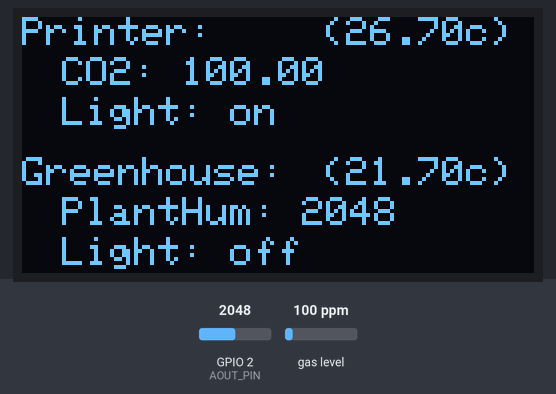
This program was run on a simulated ESP32. Shown: 128×64 one-colour display. Inputs (shaded band) come from the test bench; at power-on: gas level 100 ppm, GPIO 2 (AOUT_PIN) = 2048. What the program prints to the serial monitor is not drawn.

Above: at 1.2 s.
1.3 s: gas level set to 20 ppm
At 2.2 s:
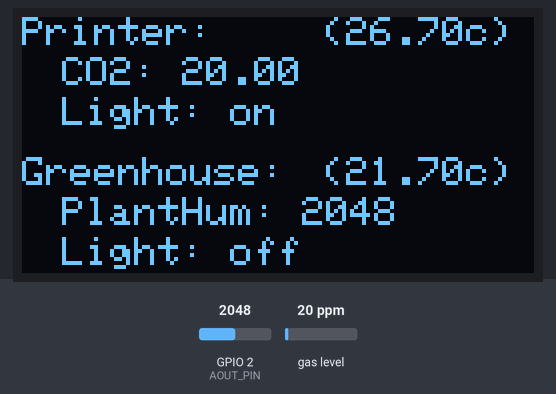
3.1 s: GPIO 2 (AOUT_PIN) set to 2866
At 3.9 s:
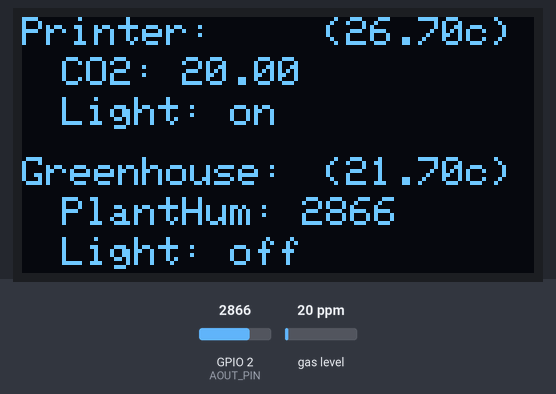
4.7 s: gas level set to 250 ppm
At 5.5 s:
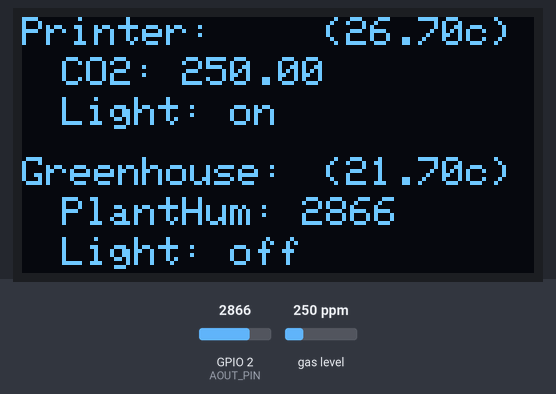
6.3 s: GPIO 2 (AOUT_PIN) set to 3603
At 7.1 s:
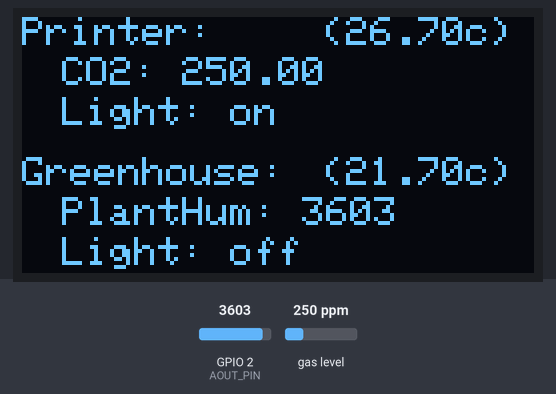
7.8 s: gas level set to 500 ppm
At 8.7 s:
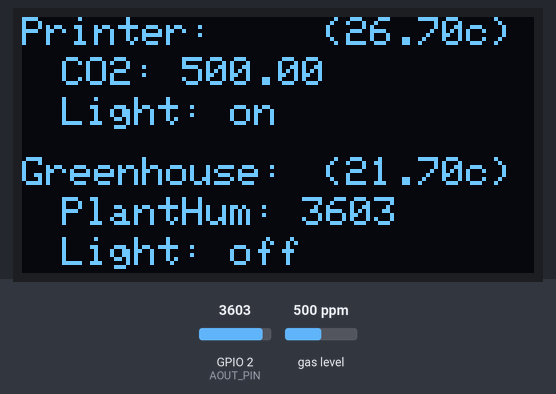
9.4 s: GPIO 2 (AOUT_PIN) set to 4095
At 10.3 s:
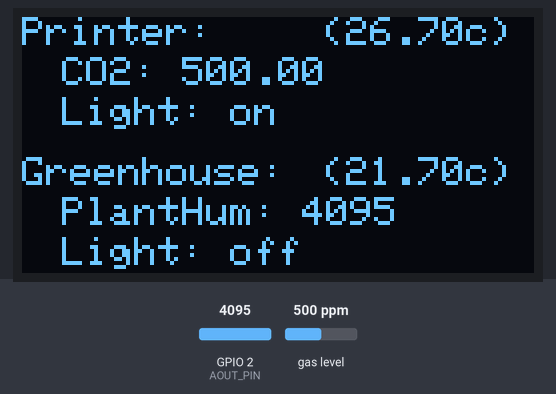
Timing chart, 0 to 12.0 s (numbered marks = the images above; inputs shaded):
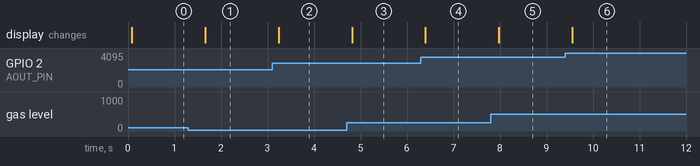

The program:

main.cpp
```cpp
#include <Arduino.h>
#include "LedStripController.h"
#include "DisplayController.h"
#include "Co2Sensor.h"
#include "PlantHumiditySensor.h"

int delayval = 500;

DisplayController *display;
Co2Sensor *co2Sensor;
PlantHumiditySensor *plantHumSensor;

void setup()
{
  Serial.begin(115200);
  Serial.print("Setuped");

  display = new DisplayController();
  display->setup();

  co2Sensor = new Co2Sensor();
  co2Sensor->setup();
  co2Sensor->calibrate();

  plantHumSensor = new PlantHumiditySensor();
}

void loop()
{
  Serial.println("Measure");

  float printerTmp = 26.7;
  boolean printerLightOn = true;
  float ppm = co2Sensor->measure();

  float greenHouseTmp = 21.7;
  boolean greenHouseLightOn = false;
  int plantHumidity = plantHumSensor->measure();

  display->setPrinterTmp(printerTmp);
  display->setPPM(ppm);
  display->setPrinterLights(printerLightOn);

  display->setGreenhouseTmp(greenHouseTmp);
  display->setGreenhouseLights(greenHouseLightOn);
  display->setPlantHumidity(plantHumidity);

  display->update();

  delay(delayval); // Delay for a period of time (in milliseconds).
}
```

Co2Sensor.h
```cpp
#include "MQUnifiedsensor.h"

/************************Hardware Related Macros************************************/
#define Board ("ESP-32")
#define Pin (0)
/***********************Software Related Macros************************************/
#define Type ("MQ-2") // MQ2
#define Voltage_Resolution (5)
#define ADC_Bit_Resolution (12)
#define RatioMQ2CleanAir (9.83) // RS / R0 = 9.83 ppm

class Co2Sensor
{
public:
    Co2Sensor();
    void setup();
    void calibrate();
    float measure();

private:
    MQUnifiedsensor *sensor;
};
```

DisplayController.h
```cpp
#include <Adafruit_SSD1306.h>

class DisplayController
{

public:
    void setup();
    void activate();
    void deactivate();
    void update();

    void setPrinterTmp(float printerTmp);
    void setPrinterLights(boolean printerLights);
    void setPPM(float ppm);

    void setGreenhouseTmp(float greenhouseTmp);
    void setGreenhouseLights(boolean greenhouseLights);
    void setPlantHumidity(int plantHumidity);

private:
    float printerTmp;
    float ppm;
    boolean printerLights;

    float greenhouseTmp;
    boolean greenhouseLights;
    int plantHumidity;

    Adafruit_SSD1306 *display;
    String booleanToString(boolean toConvert);
};
```

LedStripController.h
```cpp
#include <Adafruit_NeoPixel.h>

class LedStripController
{

public:
    LedStripController(int pinNumber, int numberOfLeds);
    void setup();
    void activate();
    void deactivate();

private:
    void setLedColor();
    int numberOfLeds;
    int pinNumber;
    Adafruit_NeoPixel *pixels;
};
```

PlantHumiditySensor.h
```cpp
#define AOUT_PIN 2

class PlantHumiditySensor
{
public:
    int measure();
};
```

Co2Sensor.cpp
```cpp
#include "Co2Sensor.h"

Co2Sensor::Co2Sensor()
{
    sensor = new MQUnifiedsensor(Board, Voltage_Resolution, ADC_Bit_Resolution, Pin, Type);
}

void Co2Sensor::setup()
{
    // Set math model to calculate the PPM concentration and the value of constants
    sensor->setRegressionMethod(1); //_PPM =  a*ratio^b
    sensor->setA(521853);
    sensor->setB(-3.821); // Configure the equation to to calculate Benzene concentration

    sensor->init();
}

void Co2Sensor::calibrate()
{
    /*
         Exponential regression:
         Gas    | a      | b
         LPG    | 44771  | -3.245
         CH4    | 2*10^31| 19.01
         CO     | 521853 | -3.821
         Alcohol| 0.3934 | -1.504
         Benzene| 4.8387 | -2.68
         Hexane | 7585.3 | -2.849
    */

    Serial.print("Calibrating please wait.");
    float calcR0 = 0;
    for (int i = 1; i <= 10; i++)
    {
        sensor->update(); // Update data, the arduino will read the voltage from the analog pin
        calcR0 += sensor->calibrate(RatioMQ2CleanAir);
        Serial.print(".");
    }
    sensor->setR0(calcR0 / 10);
    Serial.println("  done!.");

    if (isinf(calcR0))
    {
        Serial.println("Warning: Conection issue, R0 is infinite (Open circuit detected) please check your wiring and supply");
        while (1)
            ;
    }
    if (calcR0 == 0)
    {
        Serial.println("Warning: Conection issue found, R0 is zero (Analog pin shorts to ground) please check your wiring and supply");
        while (1)
            ;
    }
}

float Co2Sensor::measure()
{
    sensor->update();                 // Update data, the arduino will read the voltage from the analog pin
    float ppm = sensor->readSensor(); // Sensor will read PPM concentration using the model, a and b values set previously or from the setup
    return ppm;
}
```

DisplayController.cpp
```cpp
#include "DisplayController.h"

#define SCREEN_WIDTH 128
#define SCREEN_HEIGHT 64

void DisplayController::setup()
{
    display = new Adafruit_SSD1306(SCREEN_WIDTH, SCREEN_HEIGHT, &Wire, -1);
    display->begin(SSD1306_SWITCHCAPVCC, 0x3C);
    display->clearDisplay();

    // Beispiel einer Textausgabe:
    display->setTextColor(WHITE);
    display->setTextSize(1);
    display->setCursor(10, 0);
    display->println("Setuped");
    display->display();
}

void DisplayController::update()
{
    display->clearDisplay();
    display->setTextColor(WHITE);
    display->setTextSize(1);

    // Printer
    display->setCursor(0, 0);
    display->print("Printer:");

    display->setCursor(75, 0);
    display->print("(" + String(printerTmp) + "c)");

    display->setCursor(10, 10);
    display->print("CO2: " + String(ppm));

    display->setCursor(10, 20);
    display->print("Light: " + booleanToString(printerLights));

    // GreenHouse
    display->setCursor(0, 35);
    display->print("Greenhouse:");

    display->setCursor(75, 35);
    display->print("(" + String(greenhouseTmp) + "c)");

    display->setCursor(10, 45);
    display->print("PlantHum: " + String(plantHumidity));

    display->setCursor(10, 55);
    display->print("Light: " + booleanToString(greenhouseLights));

    display->display();
}

void DisplayController::setPrinterTmp(float tmp)
{
    this->printerTmp = tmp;
}

void DisplayController::setPPM(float ppm)
{
    this->ppm = ppm;
}

void DisplayController::setPrinterLights(boolean lightsOn)
{
    this->printerLights = lightsOn;
}

void DisplayController::setGreenhouseTmp(float tmp)
{
    this->greenhouseTmp = tmp;
}

void DisplayController::setGreenhouseLights(boolean lightsOn)
{
    this->greenhouseLights = lightsOn;
}

void DisplayController::setPlantHumidity(int humidity)
{
    this->plantHumidity = humidity;
}

String DisplayController::booleanToString(boolean toConvert)
{
    if (toConvert)
        return "on";
    else
        return "off";
}
```

LedStripController.cpp
```cpp
#include "LedStripController.h"


LedStripController::LedStripController(int pinNumber, int numberOfLeds)
{
    this->pinNumber = pinNumber;
    this->numberOfLeds = numberOfLeds;
}

void LedStripController::setup()
{
    pixels = new Adafruit_NeoPixel(numberOfLeds, pinNumber, NEO_GRB + NEO_KHZ800);
}

void LedStripController::deactivate()
{
    for (int i = 0; i < this->numberOfLeds; i++)
    {
        pixels->setPixelColor(i, pixels->Color(0, 0, 0));
        pixels->show();
    }
}

void LedStripController::activate()
{
    for (int i = 0; i < this->numberOfLeds; i++)
    {
        pixels->setPixelColor(i, pixels->Color(255, 255, 255)); // Moderately bright green color.
        pixels->show();                                         // This sends the updated pixel color to the hardware.
    }
}
```

PlantHumiditySensor.cpp
```cpp
#include <Arduino.h>
#include "PlantHumiditySensor.h"

int PlantHumiditySensor::measure()
{
    return analogRead(AOUT_PIN);
}
```

Measured:
- after the input at 1.3 s, the display: changes after 0.36 s (image 1)
- after the input at 3.1 s, the display: changes after 0.14 s (image 2)
- after the input at 4.7 s, the display: changes after 0.12 s (image 3)
- after the input at 6.3 s, the display: changes after 0.10 s (image 4)
- after the input at 7.8 s, the display: changes after 0.17 s (image 5)
- after the input at 9.4 s, the display: changes after 0.15 s (image 6)
